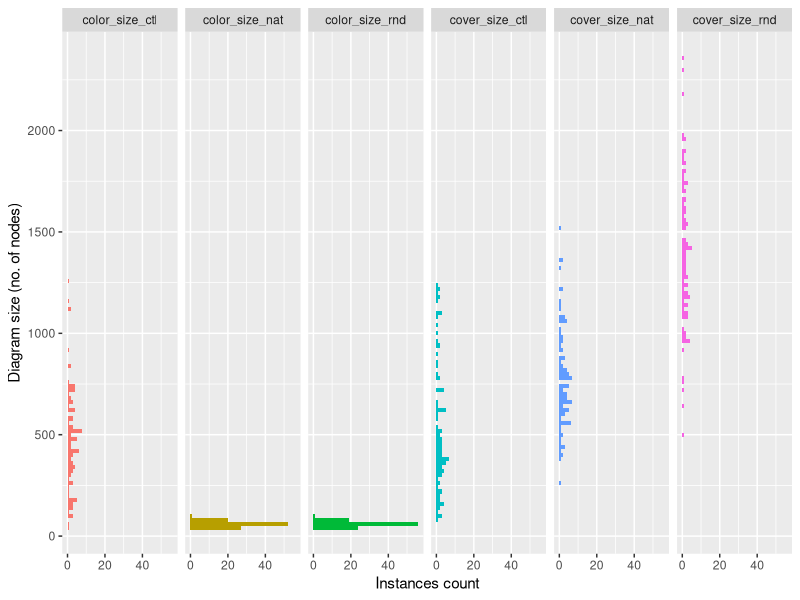
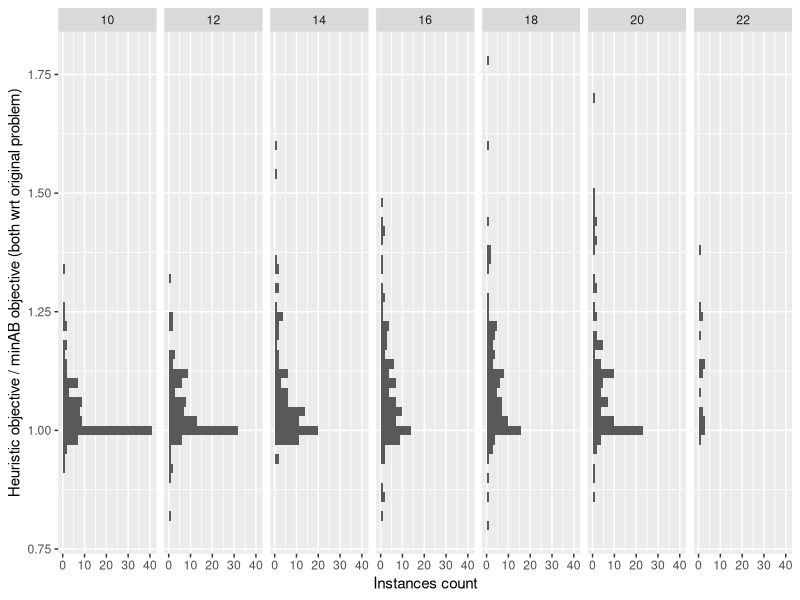
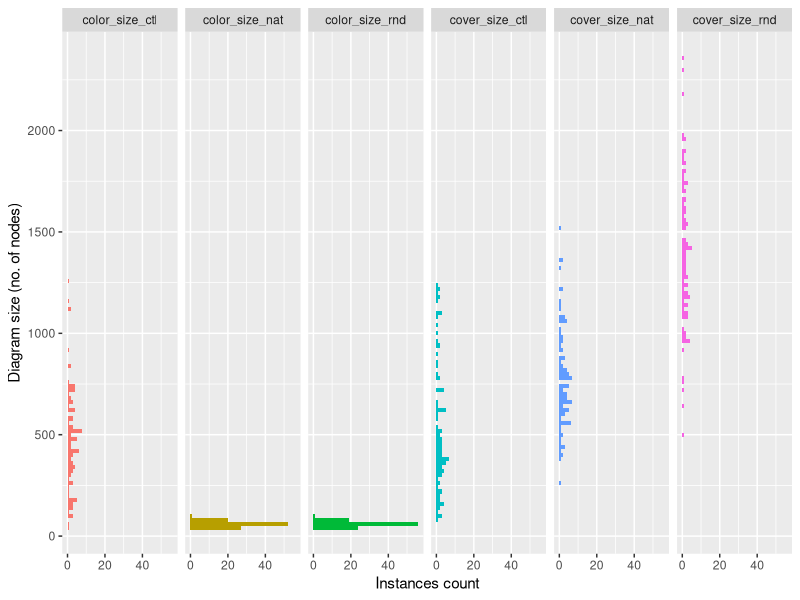
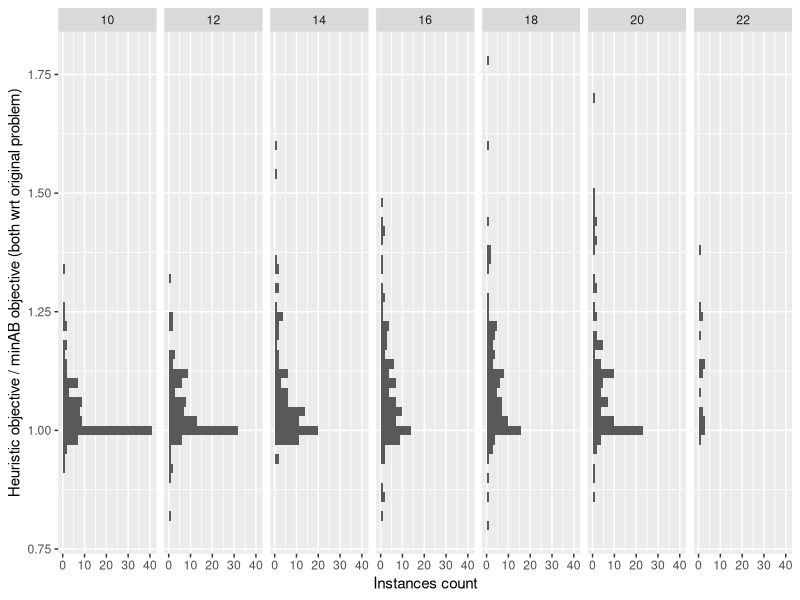

Reproduce these figures in R, in order.
## analyzing the heuristic solutions structure
## (inspired by reviewers' notes)
## (c) A. Bochkarev, Clemson University, 2021

library(ggplot2)
library(dplyr)
library(tidyr)

df = read.csv("./run_logs/rnd_orders_nosifts.csv", stringsAsFactors = FALSE)
## df = read.csv("./run_logs/gen_test_p.csv", stringsAsFactors = FALSE)
# df = read.csv("./run_logs/gen_test_colors.csv", stringsAsFactors = FALSE)

# data preparation
legend_df = filter(df, num_type == "legend")
df = filter(df, num_type != "legend")

df$value = as.numeric(df$value)

df = df %>%
  mutate(
    n = sapply(strsplit(instance,'-'), `[`, 1)
  )

sizes = filter(df, (n == 20) & num_type %in% c('color_size_nat',
                                               'cover_size_nat',
                                               'color_size_rnd',
                                               'cover_size_rnd',
                                                 'color_size_ctl',
                                                 'cover_size_ctl'))
ggplot(data=sizes)+
  geom_histogram(aes(x=value, fill=num_type), binwidth=20)+
  facet_grid(. ~ num_type)+
  coord_flip()+
  xlab("Diagram size (no. of nodes)")+
  ylab("Instances count")+
  theme(legend.position="none")

ggsave("./reports//2021-04-27_Randomized_dia_sizes/3_ind_dia_sizes.png",
       width = 16, height = 10)
df_wide = pivot_wider(df, id_cols = c("instance","n"), names_from = num_type, values_from = value)
str(df_wide)

df_wide = df_wide %>%
  mutate(
    simpl2AB_nat = orig_simpl_nat_obj / orig_minAB_nat_obj
  )

## simpl_to_AB = filter(df_wide, n %in% c(5,10, 12, 14, 18, 20))

#ggplot(data = simpl_to_AB)+

ggplot(data = filter(df_wide, n != 5))+
# ggplot(data=df_wide)+
  geom_histogram(aes(x=simpl2AB_nat), binwidth=0.02)+
  coord_flip()+
  facet_grid(. ~ n)+
  xlab("Heuristic objective / minAB objective (both wrt original problem)")+
  ylab("Instances count")

## ggsave("./reports//2021-04-27_Randomized_dia_sizes/4_gen_parameter_p.png",
# ggsave("./reports//2021-04-27_Randomized_dia_sizes/5_gen_parameter_colors.png",
ggsave("./reports//2021-04-27_Randomized_dia_sizes/6_dia_sizes_vs_problem_sizes.png",
       width = 16, height=10)
